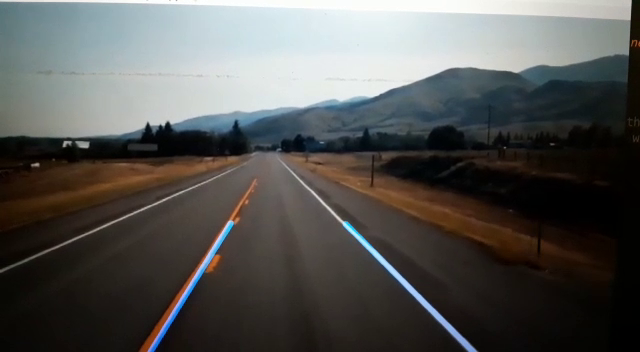
#> input picture frame 12 of Computer Vision Projects/Lane Detection/road.mp4, 640 x 352 px, given in place of the camera
$ python Motion_Detector.py
#> lines starting #> are read from the running program, lines starting #| are printed output that depends on the picture
# -*- coding: utf-8 -*-
"""
Created on Sat Jun 29 21:30:57 2019

@author: Soham Shah
"""

import cv2,time

import datetime

from imutils.video import VideoStream
import argparse

import imutils
"""
ap = argparse.ArgumentParser()
ap.add_argument("-v", "--video", help="path to the video file")
ap.add_argument("-a", "--min-area", type=int, default=500, help="minimum area size")
args = vars(ap.parse_args())
"""
vs = VideoStream(src=0).start()
time.sleep(2.0)

firstFrame = None
a=[]
b=[]
c=[]
d=[]

while True:
    frame = vs.read()
#> frame is the input picture: shape (352, 640, 3); mean B, G, R 83.4, 85.6, 85.7
    text = "Unoccupied"
    b.append([datetime.datetime.now(),text])

    if frame is None:
        break
    frame = imutils.resize(frame, width=500)
#> frame: shape (275, 500, 3)
    gray = cv2.cvtColor(frame, cv2.COLOR_BGR2GRAY)
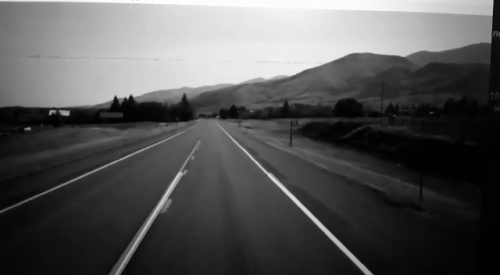
#> gray: shape (275, 500); min 0, max 255, mean 85.3
    gray = cv2.GaussianBlur(gray, (21, 21), 0)
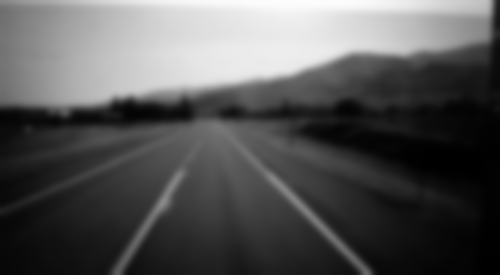
#> gray: shape (275, 500); min 0, max 252, mean 85.3

    if firstFrame is None:
        firstFrame = gray
        continue
    frameDelta = cv2.absdiff(firstFrame, gray)
    thresh = cv2.threshold(frameDelta, 25, 255, cv2.THRESH_BINARY)[1]
    thresh = cv2.dilate(thresh, None, iterations=0)
    cnts = cv2.findContours(thresh.copy(),cv2.RETR_EXTERNAL,cv2.CHAIN_APPROX_SIMPLE)
    cnts = imutils.grab_contours(cnts)


    for c in cnts:

        if cv2.contourArea(c) < 500:
            continue
        (x,y,w,h) = cv2.boundingRect(c)
        cv2.rectangle(frame, (x, y), (x + w, y + h), (0, 255, 0), 2)
        text = "Occupied"
        b.append([datetime.datetime.now(),text])


    cv2.putText(frame, "Room Status: {}".format(text), (10, 20),
                cv2.FONT_HERSHEY_SIMPLEX, 0.5, (0, 0, 255), 2)
    cv2.putText(frame, datetime.datetime.now().strftime("%A %d %B %Y %I:%M:%S%p"),
                (10, frame.shape[0] - 10), cv2.FONT_HERSHEY_SIMPLEX, 0.35, (0, 0, 255), 1)
    cv2.imshow("Security Feed", frame)
    key = cv2.waitKey(1) & 0xFF
    if key == ord("q"):
        break
    if key == ord("u"):
        firstFrame = gray

vs.stop()

cv2.destroyAllWindows()

$ run again, starting later in the video
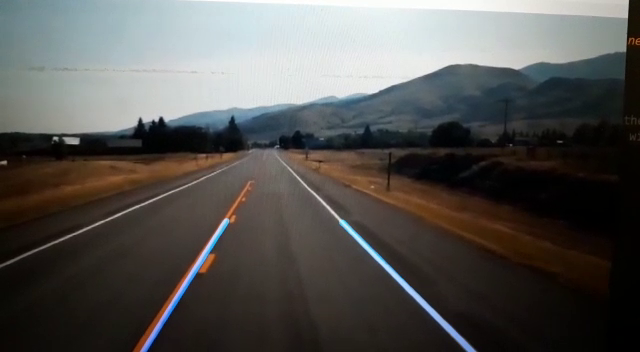
#> input picture frame 54 of Computer Vision Projects/Lane Detection/road.mp4, 640 x 352 px, given in place of the camera
#> frame is the input picture: shape (352, 640, 3); mean B, G, R 81.9, 84.4, 85.7
#> frame: shape (275, 500, 3)
#> `gray = cv2.cvtColor(frame, cv2.COLOR_BGR2GRAY)`:
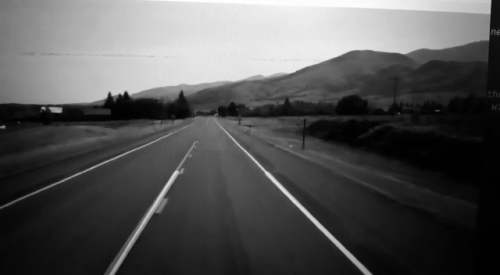
#> gray: shape (275, 500); min 0, max 255, mean 84.5
#> `gray = cv2.GaussianBlur(gray, (21, 21), 0)`:
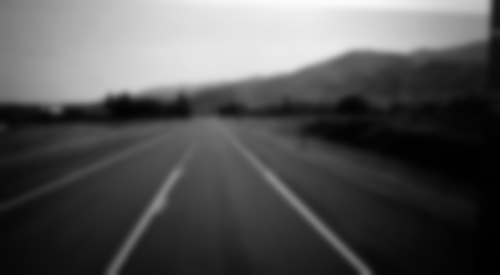
#> gray: shape (275, 500); min 0, max 251, mean 84.5

$ run again, starting later in the video
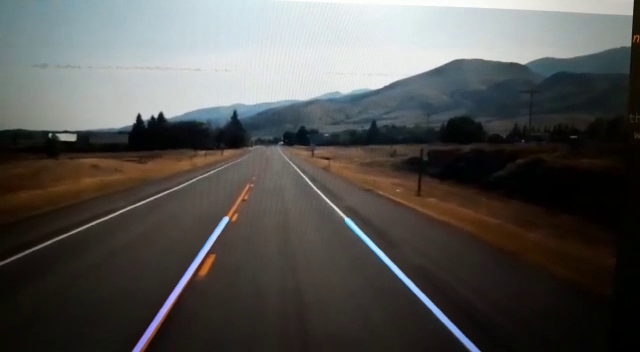
#> input picture frame 96 of Computer Vision Projects/Lane Detection/road.mp4, 640 x 352 px, given in place of the camera
#> frame is the input picture: shape (352, 640, 3); mean B, G, R 81.7, 84, 84.9
#> frame: shape (275, 500, 3)
#> `gray = cv2.cvtColor(frame, cv2.COLOR_BGR2GRAY)`:
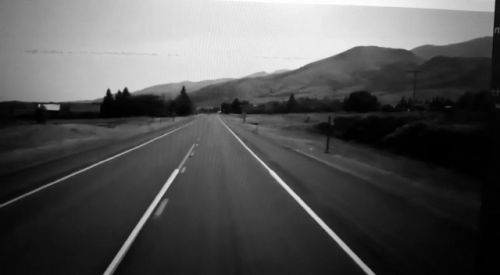
#> gray: shape (275, 500); min 0, max 255, mean 84
#> `gray = cv2.GaussianBlur(gray, (21, 21), 0)`:
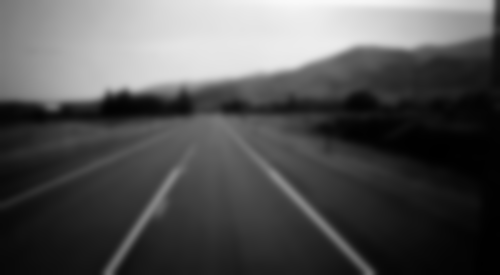
#> gray: shape (275, 500); min 0, max 249, mean 84
